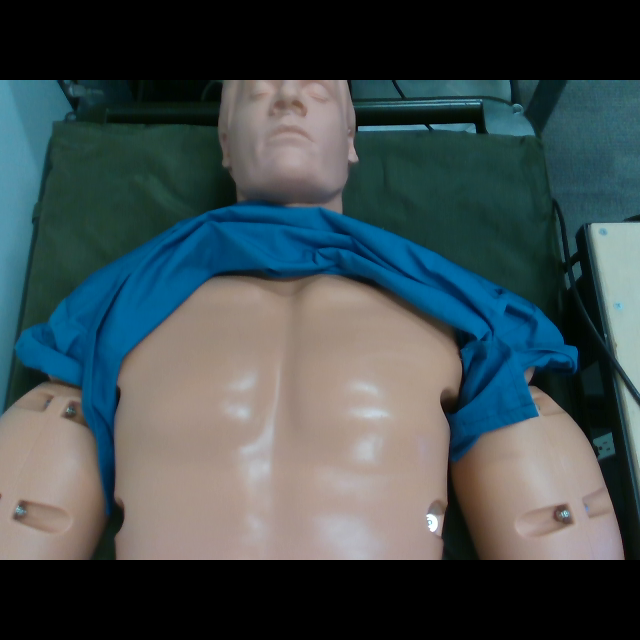
%> input picture data/densepose/color_frame.png, 640 x 640 px
$ octave visualize_densepose.m   (GNU Octave 9; MATLAB toolbox functions it lacks are replaced by stand-ins)
%> lines starting %> are read from the running program, lines starting %| are printed output that depends on the picture
%% visualize densepose
clc; clear; close all

RGB = imread('../data/densepose/color_frame.png');
%> RGB is the input picture: size 640x640x3 uint8; mean R, G, B 64.2, 76.9, 79.3
IUV = imread('../data/densepose/IUV.png');
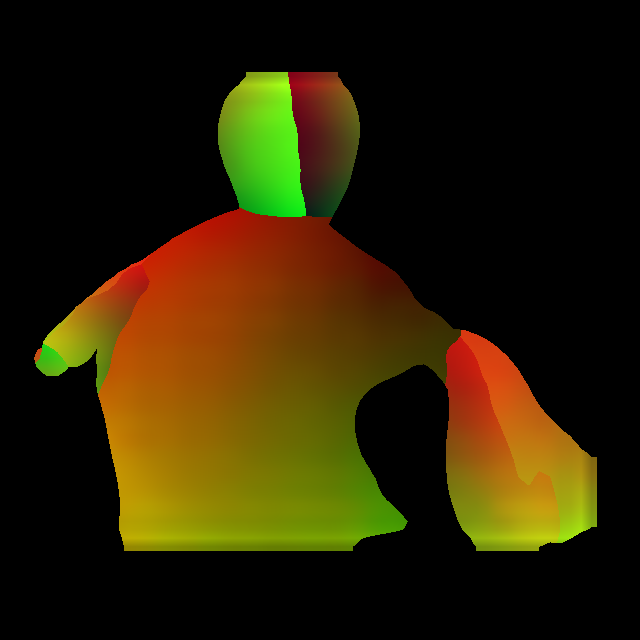
%> input picture data/densepose/IUV.png, 640 x 640 px
%> IUV is the input picture: size 640x640x3 uint8; mean R, G, B 43.9, 32.7, 2.6

% crop_v = 40;
% RGB = RGB(crop_v:end-crop_v, crop_v:end-crop_v,:);
% IUV = IUV(crop_v:end-crop_v, crop_v:end-crop_v,:);

target_u = [60, 100, 60, 100];
target_v = [155, 155, 105, 105];

ind = 4;
[u2x,u2y] = find(IUV(:,:,2)==target_u(ind) & IUV(:,:,3)==1);
%> u2x = []; u2y = []
[v2x,v2y] = find(IUV(:,:,1)==target_v(ind) & IUV(:,:,3)==1);
%> v2x = []; v2y = []

[x_intersects, x_r, x_c] = intersect(u2x,v2x);
%> x_intersects = []; x_r = []; x_c = []
[y_intersects, y_r, y_c] = intersect(u2y,v2y);
%> y_intersects = []; y_r = []; y_c = []

i_mask = IUV(:,:,3)==1;
%> i_mask: size 640x640 logical; every value is 0
u_mask = IUV(:,:,2)==target_u(ind)&IUV(:,:,3)==1;
v_mask = IUV(:,:,1)==target_v(ind)&IUV(:,:,3)==1;
% u_mask(u_mask == 0) = nan;
% v_mask(v_mask == 0) = nan;

i_mask3C = cat(3, i_mask, i_mask, i_mask);
%> i_mask3C: size 640x640x3 logical; every value is 0
u_mask3C = cat(3, u_mask, u_mask, u_mask);
v_mask3C = cat(3, v_mask, v_mask, v_mask);
RGB_m = RGB;
RGB_m(u_mask3C) = 0;
RGB_m(v_mask3C) = 0;

% imagesc(imsubtract(RGB,uint8(50*i_mask3C)))
imshow(RGB)
hold on
% [6 lines of commented-out code are left out]
axis tight off
% I = IUV(:,:,3);
contour(IUV(:,:,2),10)  % U
contour(IUV(:,:,1),10)  % V
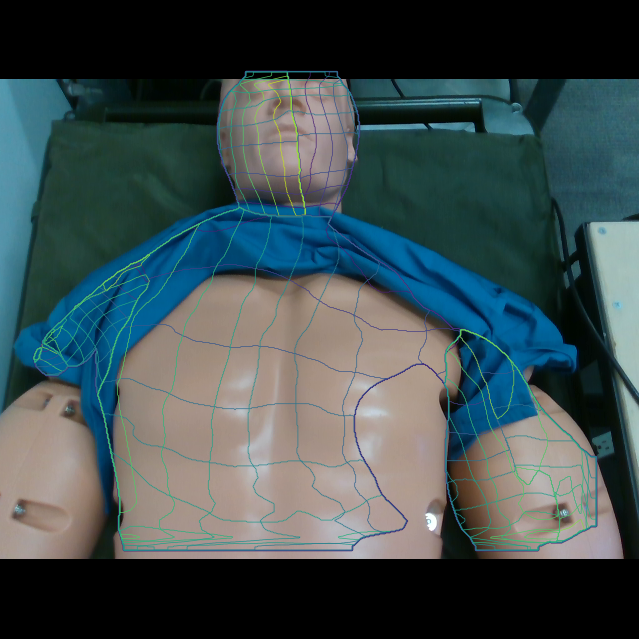
%> figure redrawn from the program's plot data
